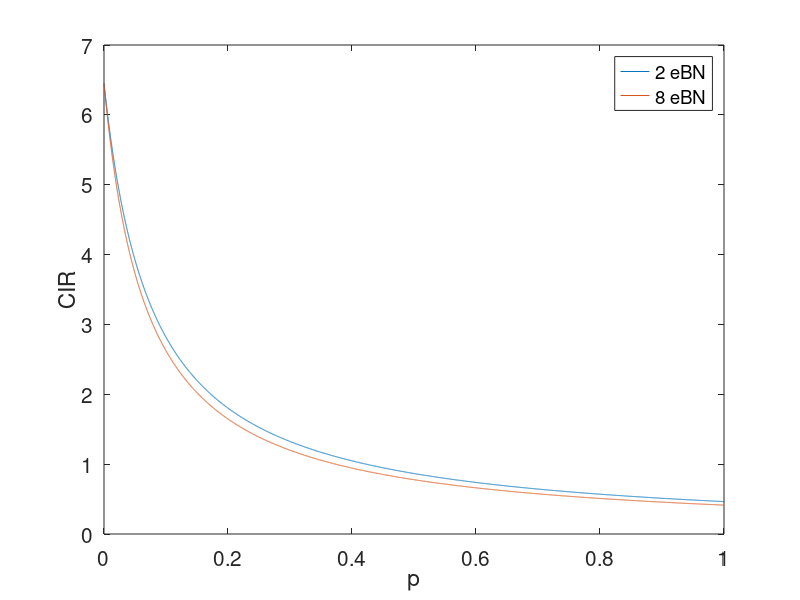
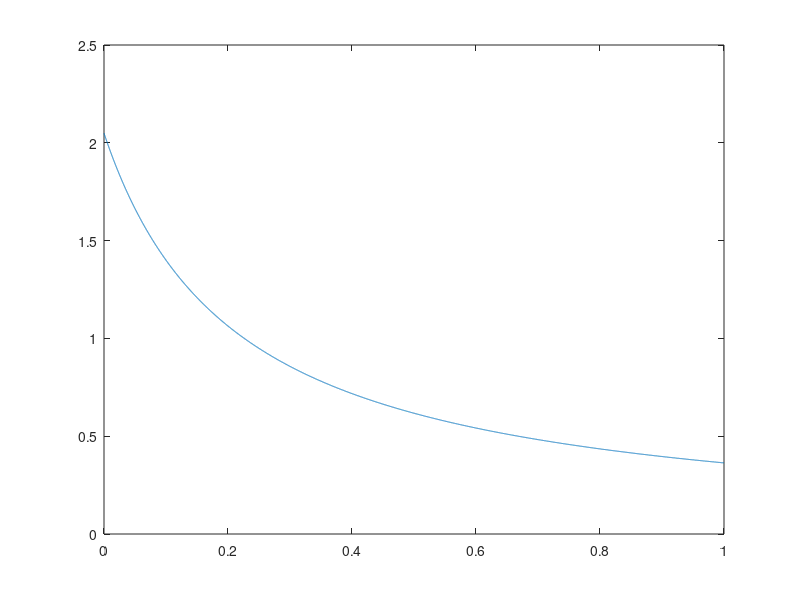

The MATLAB script that drew these images, in order:
clear all;
close all;

x1 = 5;
x2 = 8;
x3 = 4;
x4 = 5;
x5 = 1;
x6 = 2;
x7 = 1;
x8 = 5;

ruido_termico = 4 + x1*10^-1;
shadowing = 6 + x2*10^-1;
perdidas_penetracion = 10 + x7*10^-1;
tx_min = 15;
freq = 2.6;
P_max = 43;
G_eNB = 3;
P_conectores = 1;
P_cable = 1 + x5*10^-1;
h = 6.5;

MF = sqrt(2)*shadowing*erfinv(2*(0.95-0.5));

p = 0:0.0001:1;
CI = 1./(2.*p+0.155);
CI2 = 1./(2.263.*p + 0.155);

plot(p,CI)
hold on
plot(p,CI2)
legend("2 eBN", "8 eBN")
xlabel("p")
ylabel("CIR")
set(gca,'FontSize',15)

sinr = 1./(0.333 + 2.263.*p + 0.155);
figure()
plot(p,sinr)